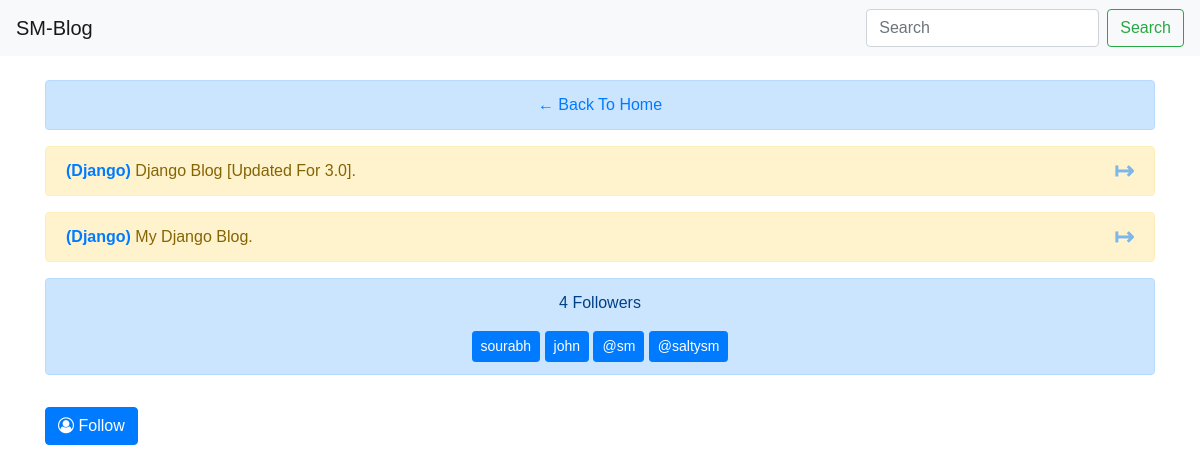
Screenshot of /category/django/ with the database file from the repository.
### myapp/models.py (models this page shows, shortened)
class Post(models.Model):
    STATUS_CHOICE = (
        ('draft', 'Draft'),
        ('publish', 'Publish'),
    )
    title = models.CharField(max_length=200, unique=True)
    slug = models.SlugField(unique=True)
    author = models.ForeignKey(User, on_delete=models.CASCADE)
    category = models.ForeignKey(Category, on_delete=models.CASCADE)
    thumbnail = models.ImageField(upload_to='thumbnails/', blank=True, null=True)
    created = models.DateTimeField(auto_now_add=True)
    updated = models.DateTimeField(blank=True, null=True)
    content = RichTextField()
    status = models.CharField(max_length=50, choices=STATUS_CHOICE, default='draft')
    tags = TaggableManager(blank=True)
    likes = models.ManyToManyField(User, related_name='post_likes', blank=True)
    dislikes = models.ManyToManyField(User, related_name='post_dislikes', blank=True)
    views = models.IntegerField(default=0, blank=True, null=True)
    author_profile = models.ForeignKey('Profile', on_delete=models.CASCADE)
    class Meta:
        ordering = ('-created',)

class Category(models.Model):
    name = models.CharField(max_length=100)
    slug = models.SlugField(unique=True)
    followers = models.ManyToManyField(User, related_name='category_follower')
    def __str__(self):
        return self.name

### myapp/views.py (the view)
# urls.py: path('category/<category_slug>/', views.category_post, name='category_post'),
def category_post(request, category_slug):
    category = get_object_or_404(Category, slug=category_slug)
    posts = Post.objects.filter(category=category)
    followed = False
    if category.followers.filter(id=request.user.id).exists():
        followed = True
    total_followers = category.followers.count()
    followers = category.followers.all()
    return render(request, 'myapp/category.html', {'posts': posts, 'followed': followed, 'total_followers': total_followers, 'category': category, 'followers': followers})

### templates/myapp/category.html (shortened to what this page needs)
{% extends 'base.html' %}
{% block content %}
<div class="alert alert-primary my-3" style="text-align: center;" role="alert">
  <a href="{% url 'PostListView' %}">&leftarrow; Back To Home</a>
</div>
{% if posts %}
{% for post in posts %}
<div class="alert alert-warning alert-dismissible fade show" role="alert">
  <strong><a href="{% url 'category_post' post.category.slug %}">({{ post.category }})</a></strong> {{ post.title }}.
  <button type="button" class="close">
    <span aria-hidden="true"><a href="/{{ post.slug }}/">&RightTeeArrow;</a></span>
  </button>
</div>
{% endfor %}
<div class="alert alert-primary my-3" style="text-align: center;" role="alert">
  {% if followers %}
  <p>{{ total_followers }} Followers</p>
  {% for follower in followers %}
  <a href="#" class="btn btn-primary btn-sm">{{ follower }}</a>
  {% endfor %}
  {% else %}
  {{ total_followers }} Followers
  {% endif %}
</div>
{% if followed %}
      <form action="{% url 'unfollow_category' category.slug %}" method="POST">
        {% csrf_token %}
        <button type="submit" class="btn btn-primary my-3"><i class="fa fa-user-circle"></i> Unfollow</button>
      </form>
        {% else %}
        <form action="{% url 'follow_category' category.slug %}" method="POST">
        <button type="submit" class="btn btn-primary my-3"><i class="fa fa-user-circle-o"></i> Follow</button>
      </form>
        {% endif %}
{% else %}
<div class="alert alert-warning my-3" style="text-align: center;" role="alert">
  No Posts Found in This Category
{% endif %}
</div>
{% endblock content %}

### templates/base.html (style rules this page uses)
html, body { font-family: 'Work Sans', sans-serif; }

### rows the page displays
Post: category "Django", title "Django Blog [Updated For 3.0]"
Post: category "Django", title "My Django Blog"

### other values shown
{{ total_followers }} "4"
{{ follower }} "sourabh"
{{ follower }} "john"
{{ follower }} "@sm"
{{ follower }} "@saltysm"
